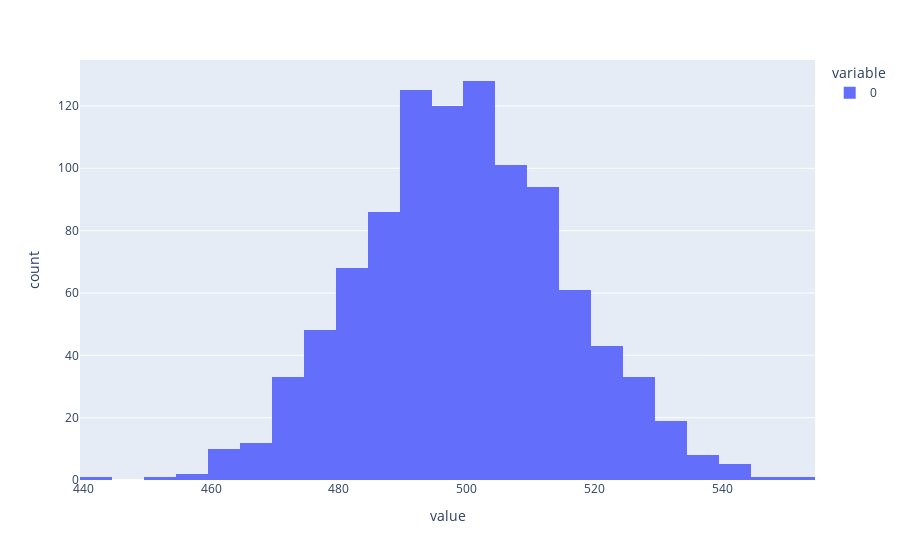

Notebook cell for this chart:
### Code cell
outcomes = [] 
for i in range(1000):
    heads = np.random.binomial(1000,0.5)
    outcomes.append(heads)

px.histogram(outcomes)

### Figure 1 — Plotly figure (JSON) as saved in the notebook; plotly's stock layout.template omitted (floating-point values rounded to 4 significant figures; data arrays with more than 128 entries replaced by an {"elided": "..."} marker saying what was removed)
{"data": [{"alignmentgroup": "True", "bingroup": "x", "hovertemplate": "variable=0<br>value=%{x}<br>count=%{y}<extra></extra>", "legendgroup": "0", "marker": {"color": "#636efa", "pattern": {"shape": ""}}, "name": "0", "offsetgroup": "0", "orientation": "v", "showlegend": true, "type": "histogram", "x": {"elided": "1000 int values"}, "xaxis": "x", "yaxis": "y"}], "layout": {"barmode": "relative", "legend": {"title": {"text": "variable"}, "tracegroupgap": 0}, "margin": {"t": 60}, "xaxis": {"anchor": "y", "domain": [0, 1], "title": {"text": "value"}}, "yaxis": {"anchor": "x", "domain": [0, 1], "title": {"text": "count"}}}}
